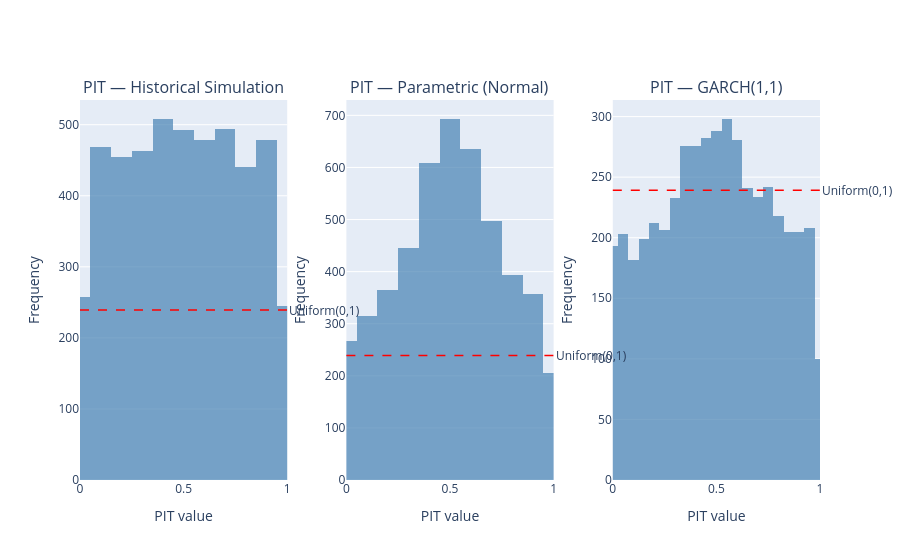

Notebook code for this chart:
### Markdown cell above
### PIT Histogram

We plot the empirical distribution of PIT values as a histogram and compare it to the theoretical Uniform(0,1) density. Deviations from a flat histogram indicate model misspecification:

- **Excess mass near 0**: model underestimates left tail risk (too many large losses assigned low probability)
- **Excess mass near 1**: model overestimates left tail risk
- **U-shape**: model underestimates volatility (fat tails)
- **Hump in centre**: model overestimates volatility

### Code cell
n_bins = 20
bin_width = 1 / n_bins
uniform_height = len(pit_hs) * bin_width

fig = make_subplots(
    rows=1, cols=3,
    subplot_titles=[
        'PIT — Historical Simulation',
        'PIT — Parametric (Normal)',
        'PIT — GARCH(1,1)',
    ],
    horizontal_spacing=0.08,
)

for col_idx, (pit, label) in enumerate(
    [(pit_hs, 'HS'),
     (pit_param, 'Parametric'),
     (pit_garch, 'GARCH')],
    start=1
):
    fig.add_trace(
        go.Histogram(
            x = pit,
            nbinsx = n_bins,
            name = label,
            marker = dict(color='steelblue', opacity=0.7),
            showlegend= False,
        ),
        row=1, col=col_idx,
    )
    fig.add_hline(
        y = uniform_height,
        line_dash = 'dash',
        line_color = 'red',
        line_width = 1.5,
        annotation_text = 'Uniform(0,1)',
        annotation_position= 'right',
        row=1, col=col_idx,
    )

fig.update_xaxes(title_text='PIT value', range=[0, 1])
fig.update_yaxes(title_text='Frequency')

fig.show()

#  Static PNG (saved + displayed inline)
FIGURES_DIR = ROOT / 'figures'
FIGURES_DIR.mkdir(exist_ok=True)

fig.write_image(str(FIGURES_DIR / '03_pit_histograms.png'), scale=2, width=1200, height=450,)
display(IPImage(filename=str(FIGURES_DIR / '03_pit_histograms.png')))

### Figure 1 — Plotly figure (JSON) as saved in the notebook; plotly's stock layout.template omitted (floating-point values rounded to 4 significant figures; data arrays with more than 128 entries replaced by an {"elided": "..."} marker saying what was removed)
{"data": [{"marker": {"color": "steelblue", "opacity": 0.7}, "name": "HS", "nbinsx": 20, "showlegend": false, "type": "histogram", "x": {"elided": "4782 float values"}, "xaxis": "x", "yaxis": "y"}, {"marker": {"color": "steelblue", "opacity": 0.7}, "name": "Parametric", "nbinsx": 20, "showlegend": false, "type": "histogram", "x": {"elided": "4782 float values"}, "xaxis": "x2", "yaxis": "y2"}, {"marker": {"color": "steelblue", "opacity": 0.7}, "name": "GARCH", "nbinsx": 20, "showlegend": false, "type": "histogram", "x": {"elided": "4782 float values"}, "xaxis": "x3", "yaxis": "y3"}], "layout": {"annotations": [{"font": {"size": 16}, "showarrow": false, "text": "PIT — Historical Simulation", "x": 0.14, "xanchor": "center", "xref": "paper", "y": 1, "yanchor": "bottom", "yref": "paper"}, {"font": {"size": 16}, "showarrow": false, "text": "PIT — Parametric (Normal)", "x": 0.5, "xanchor": "center", "xref": "paper", "y": 1, "yanchor": "bottom", "yref": "paper"}, {"font": {"size": 16}, "showarrow": false, "text": "PIT — GARCH(1,1)", "x": 0.86, "xanchor": "center", "xref": "paper", "y": 1, "yanchor": "bottom", "yref": "paper"}, {"showarrow": false, "text": "Uniform(0,1)", "x": 1, "xanchor": "left", "xref": "x domain", "y": 239.1, "yanchor": "middle", "yref": "y"}, {"showarrow": false, "text": "Uniform(0,1)", "x": 1, "xanchor": "left", "xref": "x2 domain", "y": 239.1, "yanchor": "middle", "yref": "y2"}, {"showarrow": false, "text": "Uniform(0,1)", "x": 1, "xanchor": "left", "xref": "x3 domain", "y": 239.1, "yanchor": "middle", "yref": "y3"}], "shapes": [{"line": {"color": "red", "dash": "dash", "width": 1.5}, "type": "line", "x0": 0, "x1": 1, "xref": "x domain", "y0": 239.1, "y1": 239.1, "yref": "y"}, {"line": {"color": "red", "dash": "dash", "width": 1.5}, "type": "line", "x0": 0, "x1": 1, "xref": "x2 domain", "y0": 239.1, "y1": 239.1, "yref": "y2"}, {"line": {"color": "red", "dash": "dash", "width": 1.5}, "type": "line", "x0": 0, "x1": 1, "xref": "x3 domain", "y0": 239.1, "y1": 239.1, "yref": "y3"}], "xaxis": {"anchor": "y", "domain": [0, 0.28], "range": [0, 1], "title": {"text": "PIT value"}}, "xaxis2": {"anchor": "y2", "domain": [0.36, 0.64], "range": [0, 1], "title": {"text": "PIT value"}}, "xaxis3": {"anchor": "y3", "domain": [0.72, 1], "range": [0, 1], "title": {"text": "PIT value"}}, "yaxis": {"anchor": "x", "domain": [0, 1], "title": {"text": "Frequency"}}, "yaxis2": {"anchor": "x2", "domain": [0, 1], "title": {"text": "Frequency"}}, "yaxis3": {"anchor": "x3", "domain": [0, 1], "title": {"text": "Frequency"}}}}
